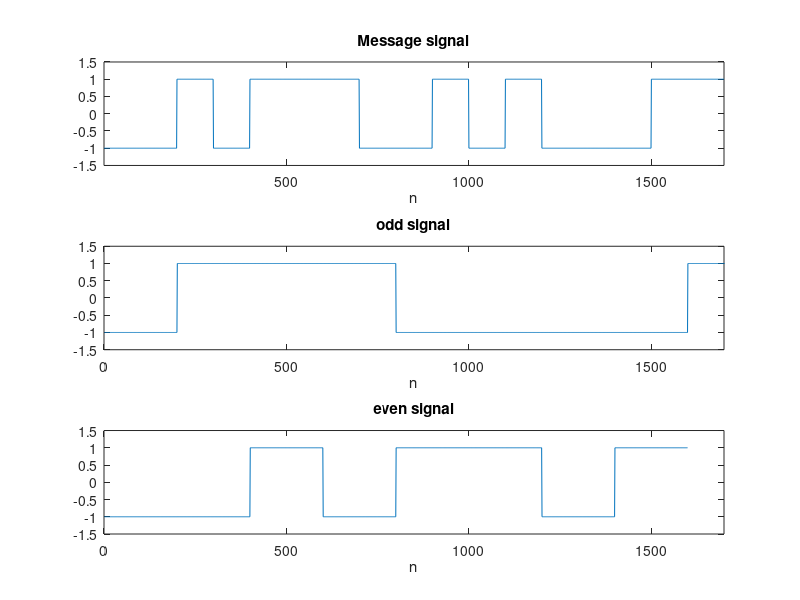
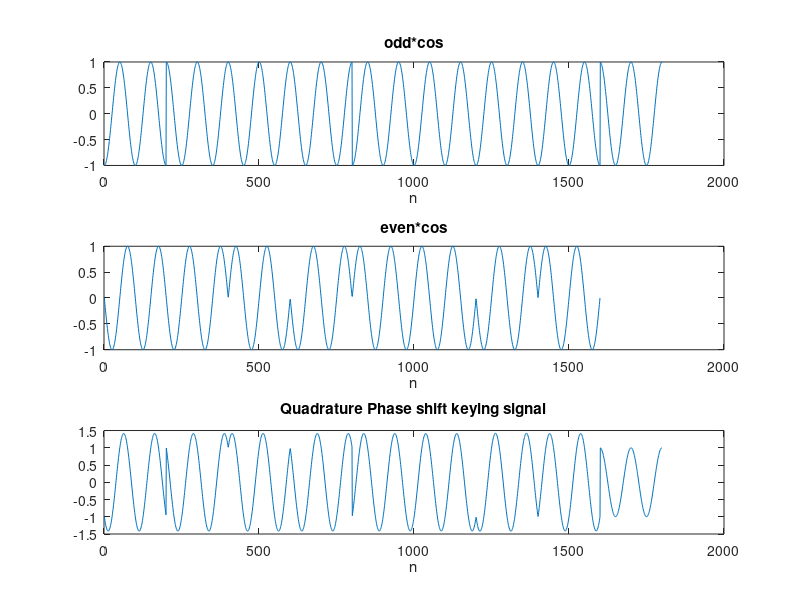
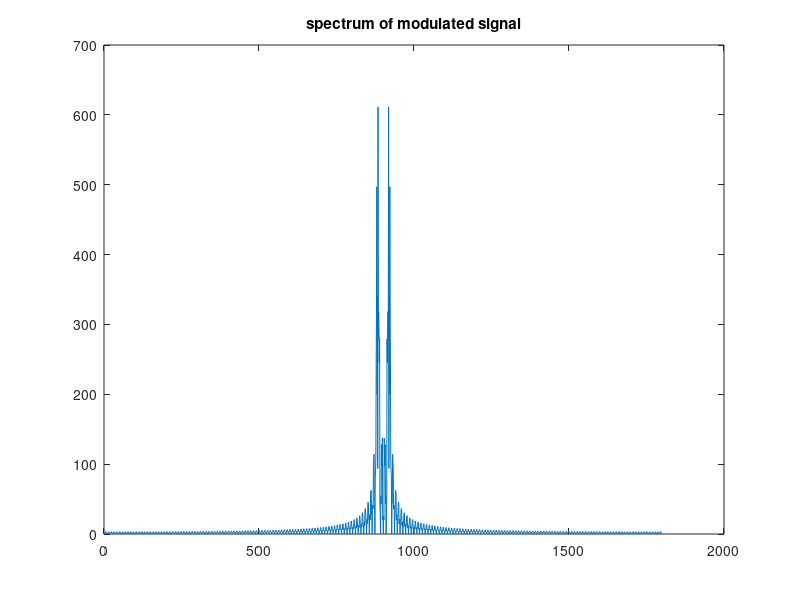

The MATLAB script that drew these images, in order:
clc;
clear all;
close all;
data=[0 0 1 0 1 1 1 0 0 1 0 1 0 0 0 1 1];%given message signal
a=[];
b=[];
L=length(data);
for i=1:L
    if data(i)==1
        a=ones(1,100);
    else
        a=-ones(1,100);
    end
    b=[b a];
end

odd=data(1:2:L);
x=[];
o=[];
m1=length(odd);
for i=1:m1
    if odd(i)==1;
        x=ones(1,2*100);
    else 
        x=-ones(1,2*100);
    end
       o=[o x]
end
even=data(2:2:L);
z=[];
e=[];
m2=length(even);
for i=1:m2
    if even(i)==1;
        z=ones(1,2*100);
    else 
        z=-ones(1,2*100);
    end
       e=[e z]
end

t1=linspace(0,m1,2*m1*100);
t2=linspace(0,m2,2*m2*100)
f=2;
c1=cos(2*pi*f.*t1);
c2=sin(2*pi*f.*t2);

s=o.*c1;
p=e.*c2;

n1=1:1800;
y1=s;
n2=1:1600;
y2=p;
u=min(min(n1),min(n2));
t=max(max(n1),max(n2));
r=u:1:t;
z1=[];
temp=1;
for i=1:length(r)
    if(r(i)<min(n1) || r(i)>max(n1))
      z1=[z1 0];
    else
        z1=[z1 y1(temp)];
        temp=temp+1;
    end
end
z2=[];
temp=1;
for i=1:length(r)
    if(r(i)<min(n2) || r(i)>max(n2))
      z2=[z2 0];
    else
        z2=[z2 y2(temp)];
        temp=temp+1;
    end
end
z=z1+z2;

figure(1)
subplot(311)
plot(b)
xlabel('n')
title('Message signal')
axis([1 100*L -1.5 1.5])
subplot(312)
plot(o);
xlabel('n');
title('odd signal');
axis([0 100*L -1.5 1.5]);

subplot(313)
plot(e);
xlabel('n');
title('even signal');
axis([0 100*L -1.5 1.5]);
figure(2)
subplot(311)
plot(s);
xlabel('n');
title('odd*cos');

subplot(312)
plot(p);
xlabel('n');
title('even*cos');

subplot(313)
plot(z);
xlabel('n');
title('Quadrature Phase shift keying signal');

y = fft(z);
figure(3)
plot(fftshift(abs(y)));
title('spectrum of modulated signal');